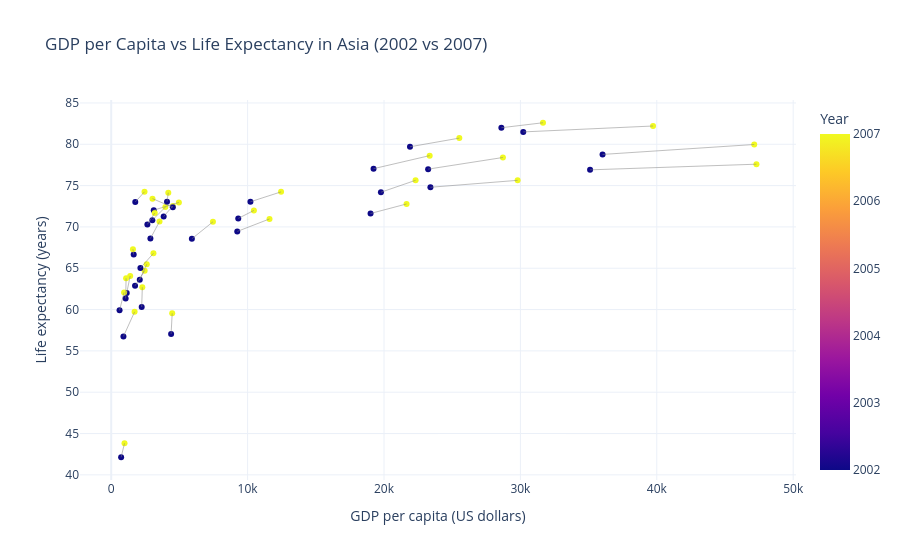

Notebook source saved alongside this figure:
### Markdown cell above
## Task 1 — Scatter: life expectancy change over time

**What to build:** A scatter showing **GDP per capita vs life expectancy** for **two years** (2002 and 2007) to show how both moved — use **colour for year** (just 2 colours), **one continent only**.

Choose any continent except Africa (that was the example). Highlight the change direction.

> 💡 Filter: `df.loc[df['continent'] == 'YOUR_CHOICE']` then filter years

### Code cell
import pandas as pd
import plotly.express as px
import plotly.graph_objects as go

# Step 1: Load the dataset FIRST
df = px.data.gapminder()

# Step 2: Filter Asia and the two years
continent_choice = "Asia"
years = [2002, 2007]

task1_df = df.loc[
    (df["continent"] == continent_choice) &
    (df["year"].isin(years))
].copy()

# Step 3: Create the scatter plot
fig = px.scatter(
    task1_df,
    x="gdpPercap",
    y="lifeExp",
    color="year",
    color_discrete_map={
        2002: "#2878B5",
        2007: "#E07A2D"
    },
    hover_name="country",
    title="GDP per Capita vs Life Expectancy in Asia (2002 vs 2007)",
    labels={
        "gdpPercap": "GDP per capita (US dollars)",
        "lifeExp": "Life expectancy (years)",
        "year": "Year"
    }
)

# Step 4: Add lines showing each country's direction of change
for country, group in task1_df.groupby("country"):
    group = group.sort_values("year")

    if len(group) == 2:
        fig.add_trace(
            go.Scatter(
                x=group["gdpPercap"],
                y=group["lifeExp"],
                mode="lines",
                line=dict(color="grey", width=1),
                opacity=0.5,
                showlegend=False,
                hoverinfo="skip"
            )
        )

fig.update_layout(template="plotly_white")
fig.show()

### Figure 1 — Plotly figure (JSON) as saved in the notebook; plotly's stock layout.template omitted (floating-point values rounded to 4 significant figures)
{"data": [{"hovertemplate": "<b>%{hovertext}</b><br><br>GDP per capita (US dollars)=%{x}<br>Life expectancy (years)=%{y}<br>Year=%{marker.color}<extra></extra>", "hovertext": ["Afghanistan", "Afghanistan", "Bahrain", "Bahrain", "Bangladesh", "Bangladesh", "Cambodia", "Cambodia", "China", "China", "Hong Kong, China", "Hong Kong, China", "India", "India", "Indonesia", "Indonesia", "Iran", "Iran", "Iraq", "Iraq", "Israel", "Israel", "Japan", "Japan", "Jordan", "Jordan", "Korea, Dem. Rep.", "Korea, Dem. Rep.", "Korea, Rep.", "Korea, Rep.", "Kuwait", "Kuwait", "Lebanon", "Lebanon", "Malaysia", "Malaysia", "Mongolia", "Mongolia", "Myanmar", "Myanmar", "Nepal", "Nepal", "Oman", "Oman", "Pakistan", "Pakistan", "Philippines", "Philippines", "Saudi Arabia", "Saudi Arabia", "Singapore", "Singapore", "Sri Lanka", "Sri Lanka", "Syria", "Syria", "Taiwan", "Taiwan", "Thailand", "Thailand", "Vietnam", "Vietnam", "West Bank and Gaza", "West Bank and Gaza", "Yemen, Rep.", "Yemen, Rep."], "legendgroup": "", "marker": {"color": [2002, 2007, 2002, 2007, 2002, 2007, 2002, 2007, 2002, 2007, 2002, 2007, 2002, 2007, 2002, 2007, 2002, 2007, 2002, 2007, 2002, 2007, 2002, 2007, 2002, 2007, 2002, 2007, 2002, 2007, 2002, 2007, 2002, 2007, 2002, 2007, 2002, 2007, 2002, 2007, 2002, 2007, 2002, 2007, 2002, 2007, 2002, 2007, 2002, 2007, 2002, 2007, 2002, 2007, 2002, 2007, 2002, 2007, 2002, 2007, 2002, 2007, 2002, 2007, 2002, 2007], "coloraxis": "coloraxis", "symbol": "circle"}, "mode": "markers", "name": "", "orientation": "v", "showlegend": false, "type": "scatter", "x": [726.7, 974.6, 23400.0, 29800.0, 1136.0, 1391.0, 896.2, 1714.0, 3119.0, 4959.0, 30210.0, 39720.0, 1747.0, 2452.0, 2874.0, 3541.0, 9241.0, 11610.0, 4391.0, 4471.0, 21910.0, 25520.0, 28600.0, 31660.0, 3845.0, 4519.0, 1647.0, 1593.0, 19230.0, 23350.0, 35110.0, 47310.0, 9314.0, 10460.0, 10210.0, 12450.0, 2141.0, 3096.0, 611.0, 944.0, 1057.0, 1091.0, 19770.0, 22320.0, 2093.0, 2606.0, 2651.0, 3190.0, 19010.0, 21650.0, 36020.0, 47140.0, 3015.0, 3970.0, 4091.0, 4185.0, 23240.0, 28720.0, 5913.0, 7458.0, 1764.0, 2442.0, 4515.0, 3025.0, 2235.0, 2281.0], "xaxis": "x", "y": [42.13, 43.83, 74.8, 75.64, 62.01, 64.06, 56.75, 59.72, 72.03, 72.96, 81.5, 82.21, 62.88, 64.7, 68.59, 70.65, 69.45, 70.96, 57.05, 59.55, 79.7, 80.75, 82.0, 82.6, 71.26, 72.53, 66.66, 67.3, 77.05, 78.62, 76.9, 77.59, 71.03, 71.99, 73.04, 74.24, 65.03, 66.8, 59.91, 62.07, 61.34, 63.78, 74.19, 75.64, 63.61, 65.48, 70.3, 71.69, 71.63, 72.78, 78.77, 79.97, 70.81, 72.4, 73.05, 74.14, 76.99, 78.4, 68.56, 70.62, 73.02, 74.25, 72.37, 73.42, 60.31, 62.7], "yaxis": "y"}, {"hoverinfo": "skip", "line": {"color": "grey", "width": 1}, "mode": "lines", "opacity": 0.5, "showlegend": false, "type": "scatter", "x": [726.7, 974.6], "y": [42.13, 43.83]}, {"hoverinfo": "skip", "line": {"color": "grey", "width": 1}, "mode": "lines", "opacity": 0.5, "showlegend": false, "type": "scatter", "x": [23400.0, 29800.0], "y": [74.8, 75.64]}, {"hoverinfo": "skip", "line": {"color": "grey", "width": 1}, "mode": "lines", "opacity": 0.5, "showlegend": false, "type": "scatter", "x": [1136.0, 1391.0], "y": [62.01, 64.06]}, {"hoverinfo": "skip", "line": {"color": "grey", "width": 1}, "mode": "lines", "opacity": 0.5, "showlegend": false, "type": "scatter", "x": [896.2, 1714.0], "y": [56.75, 59.72]}, {"hoverinfo": "skip", "line": {"color": "grey", "width": 1}, "mode": "lines", "opacity": 0.5, "showlegend": false, "type": "scatter", "x": [3119.0, 4959.0], "y": [72.03, 72.96]}, {"hoverinfo": "skip", "line": {"color": "grey", "width": 1}, "mode": "lines", "opacity": 0.5, "showlegend": false, "type": "scatter", "x": [30210.0, 39720.0], "y": [81.5, 82.21]}, {"hoverinfo": "skip", "line": {"color": "grey", "width": 1}, "mode": "lines", "opacity": 0.5, "showlegend": false, "type": "scatter", "x": [1747.0, 2452.0], "y": [62.88, 64.7]}, {"hoverinfo": "skip", "line": {"color": "grey", "width": 1}, "mode": "lines", "opacity": 0.5, "showlegend": false, "type": "scatter", "x": [2874.0, 3541.0], "y": [68.59, 70.65]}, {"hoverinfo": "skip", "line": {"color": "grey", "width": 1}, "mode": "lines", "opacity": 0.5, "showlegend": false, "type": "scatter", "x": [9241.0, 11610.0], "y": [69.45, 70.96]}, {"hoverinfo": "skip", "line": {"color": "grey", "width": 1}, "mode": "lines", "opacity": 0.5, "showlegend": false, "type": "scatter", "x": [4391.0, 4471.0], "y": [57.05, 59.55]}, {"hoverinfo": "skip", "line": {"color": "grey", "width": 1}, "mode": "lines", "opacity": 0.5, "showlegend": false, "type": "scatter", "x": [21910.0, 25520.0], "y": [79.7, 80.75]}, {"hoverinfo": "skip", "line": {"color": "grey", "width": 1}, "mode": "lines", "opacity": 0.5, "showlegend": false, "type": "scatter", "x": [28600.0, 31660.0], "y": [82.0, 82.6]}, {"hoverinfo": "skip", "line": {"color": "grey", "width": 1}, "mode": "lines", "opacity": 0.5, "showlegend": false, "type": "scatter", "x": [3845.0, 4519.0], "y": [71.26, 72.53]}, {"hoverinfo": "skip", "line": {"color": "grey", "width": 1}, "mode": "lines", "opacity": 0.5, "showlegend": false, "type": "scatter", "x": [1647.0, 1593.0], "y": [66.66, 67.3]}, {"hoverinfo": "skip", "line": {"color": "grey", "width": 1}, "mode": "lines", "opacity": 0.5, "showlegend": false, "type": "scatter", "x": [19230.0, 23350.0], "y": [77.05, 78.62]}, {"hoverinfo": "skip", "line": {"color": "grey", "width": 1}, "mode": "lines", "opacity": 0.5, "showlegend": false, "type": "scatter", "x": [35110.0, 47310.0], "y": [76.9, 77.59]}, {"hoverinfo": "skip", "line": {"color": "grey", "width": 1}, "mode": "lines", "opacity": 0.5, "showlegend": false, "type": "scatter", "x": [9314.0, 10460.0], "y": [71.03, 71.99]}, {"hoverinfo": "skip", "line": {"color": "grey", "width": 1}, "mode": "lines", "opacity": 0.5, "showlegend": false, "type": "scatter", "x": [10210.0, 12450.0], "y": [73.04, 74.24]}, {"hoverinfo": "skip", "line": {"color": "grey", "width": 1}, "mode": "lines", "opacity": 0.5, "showlegend": false, "type": "scatter", "x": [2141.0, 3096.0], "y": [65.03, 66.8]}, {"hoverinfo": "skip", "line": {"color": "grey", "width": 1}, "mode": "lines", "opacity": 0.5, "showlegend": false, "type": "scatter", "x": [611.0, 944.0], "y": [59.91, 62.07]}, {"hoverinfo": "skip", "line": {"color": "grey", "width": 1}, "mode": "lines", "opacity": 0.5, "showlegend": false, "type": "scatter", "x": [1057.0, 1091.0], "y": [61.34, 63.78]}, {"hoverinfo": "skip", "line": {"color": "grey", "width": 1}, "mode": "lines", "opacity": 0.5, "showlegend": false, "type": "scatter", "x": [19770.0, 22320.0], "y": [74.19, 75.64]}, {"hoverinfo": "skip", "line": {"color": "grey", "width": 1}, "mode": "lines", "opacity": 0.5, "showlegend": false, "type": "scatter", "x": [2093.0, 2606.0], "y": [63.61, 65.48]}, {"hoverinfo": "skip", "line": {"color": "grey", "width": 1}, "mode": "lines", "opacity": 0.5, "showlegend": false, "type": "scatter", "x": [2651.0, 3190.0], "y": [70.3, 71.69]}, {"hoverinfo": "skip", "line": {"color": "grey", "width": 1}, "mode": "lines", "opacity": 0.5, "showlegend": false, "type": "scatter", "x": [19010.0, 21650.0], "y": [71.63, 72.78]}, {"hoverinfo": "skip", "line": {"color": "grey", "width": 1}, "mode": "lines", "opacity": 0.5, "showlegend": false, "type": "scatter", "x": [36020.0, 47140.0], "y": [78.77, 79.97]}, {"hoverinfo": "skip", "line": {"color": "grey", "width": 1}, "mode": "lines", "opacity": 0.5, "showlegend": false, "type": "scatter", "x": [3015.0, 3970.0], "y": [70.81, 72.4]}, {"hoverinfo": "skip", "line": {"color": "grey", "width": 1}, "mode": "lines", "opacity": 0.5, "showlegend": false, "type": "scatter", "x": [4091.0, 4185.0], "y": [73.05, 74.14]}, {"hoverinfo": "skip", "line": {"color": "grey", "width": 1}, "mode": "lines", "opacity": 0.5, "showlegend": false, "type": "scatter", "x": [23240.0, 28720.0], "y": [76.99, 78.4]}, {"hoverinfo": "skip", "line": {"color": "grey", "width": 1}, "mode": "lines", "opacity": 0.5, "showlegend": false, "type": "scatter", "x": [5913.0, 7458.0], "y": [68.56, 70.62]}, {"hoverinfo": "skip", "line": {"color": "grey", "width": 1}, "mode": "lines", "opacity": 0.5, "showlegend": false, "type": "scatter", "x": [1764.0, 2442.0], "y": [73.02, 74.25]}, {"hoverinfo": "skip", "line": {"color": "grey", "width": 1}, "mode": "lines", "opacity": 0.5, "showlegend": false, "type": "scatter", "x": [4515.0, 3025.0], "y": [72.37, 73.42]}, {"hoverinfo": "skip", "line": {"color": "grey", "width": 1}, "mode": "lines", "opacity": 0.5, "showlegend": false, "type": "scatter", "x": [2235.0, 2281.0], "y": [60.31, 62.7]}], "layout": {"coloraxis": {"colorbar": {"title": {"text": "Year"}}, "colorscale": [[0, "#0d0887"], [0.1111, "#46039f"], [0.2222, "#7201a8"], [0.3333, "#9c179e"], [0.4444, "#bd3786"], [0.5556, "#d8576b"], [0.6667, "#ed7953"], [0.7778, "#fb9f3a"], [0.8889, "#fdca26"], [1, "#f0f921"]]}, "legend": {"tracegroupgap": 0}, "title": {"text": "GDP per Capita vs Life Expectancy in Asia (2002 vs 2007)"}, "xaxis": {"anchor": "y", "domain": [0, 1], "title": {"text": "GDP per capita (US dollars)"}}, "yaxis": {"anchor": "x", "domain": [0, 1], "title": {"text": "Life expectancy (years)"}}}}
